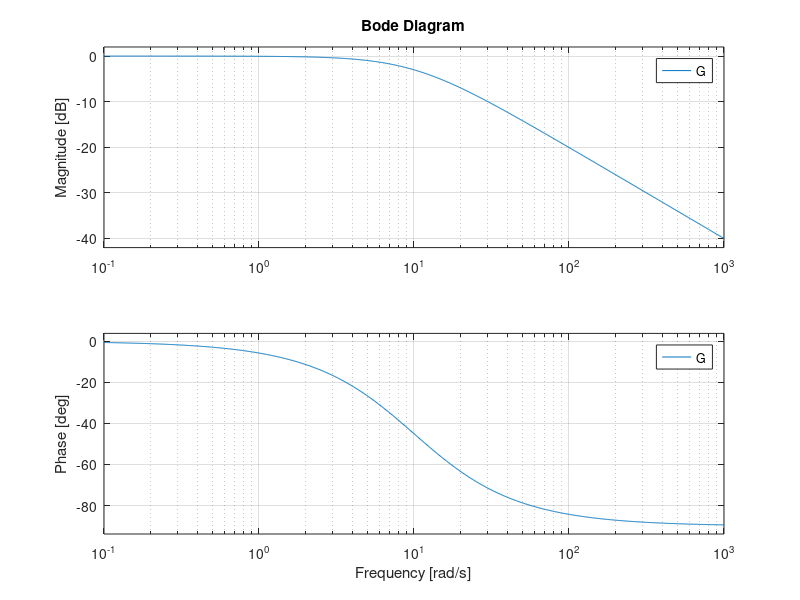
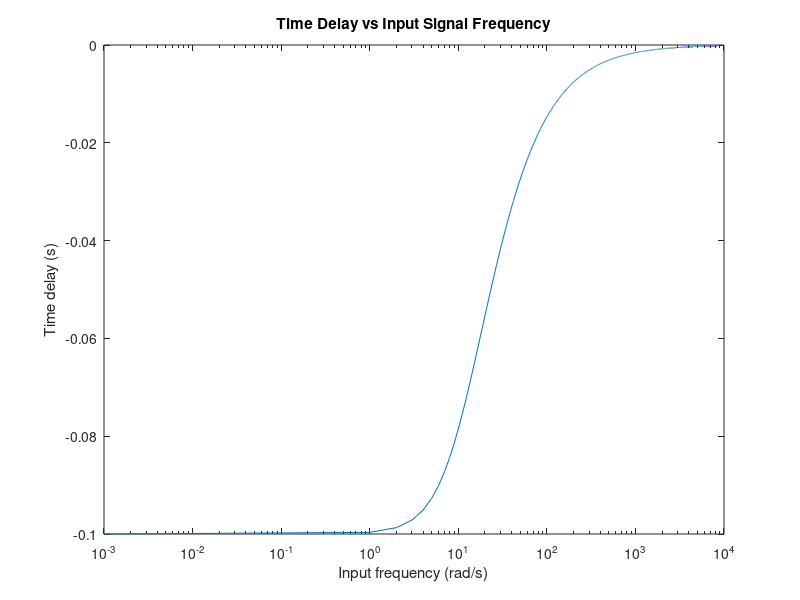

Source code (MATLAB) for these figures, in order:
a = 1;
k = 1;
c = 1/10;

G = tf([a],[c k])
figure()
bode(G)

angles = linspace(1/1000,10000,10000);
Gangle = -atan(angles./10);
deltaT = Gangle./angles;
figure()
semilogx(angles,deltaT)
title("Time Delay vs Input Signal Frequency")
xlabel("Input frequency (rad/s)")
ylabel("Time delay (s)")